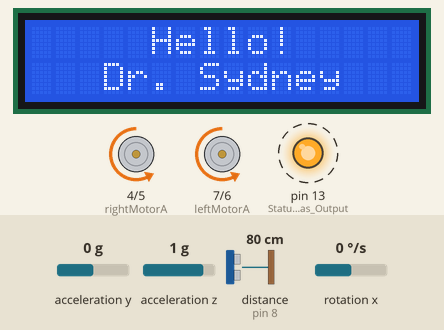
A sketch run on a simulated Arduino Uno, built with avr-gcc and run on an emulated ATmega328P. On the bench: 16×2 character LCD, motor-driver pin pairs drawn as motors (green arrow = first pin HIGH = forward, orange = second pin HIGH = backward, longer = more drive), output pins drawn as LEDs (lit = HIGH). Dashed ring = blinking. The inputs (shaded band) are chosen by the test bench; at power-on: acceleration y 0 g, distance to the obstacle (sensor on pin 8) 80 cm, rotation x 0 °/s, acceleration z 1 g. The echo pulse lasts 58.3 µs per cm.

Above: at 1.2 s.
1.3 s: acceleration y set to 0.8 g
At 1.7 s:
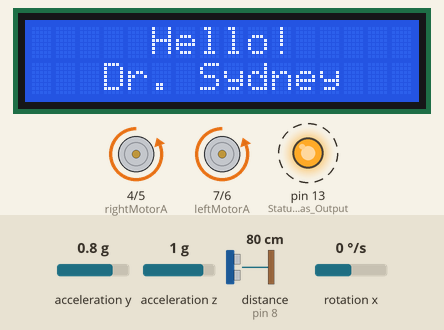
3.9 s: distance to the obstacle (sensor on pin 8) set to 71 cm
5.4 s: rotation x set to -100 °/s
At 7.8 s:
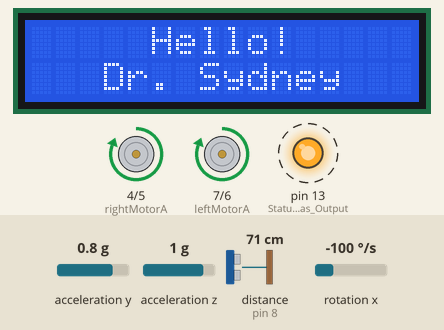
8.4 s: acceleration z set to -1.4 g
At 10.7 s:
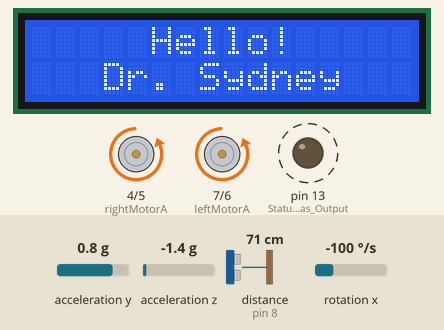
11.4 s: distance to the obstacle (sensor on pin 8) set to 4 cm
At 11.79 s:
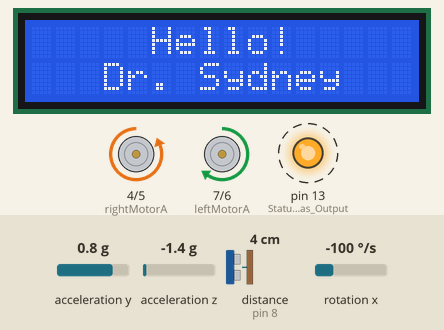
13.6 s: distance to the obstacle (sensor on pin 8) set to 120 cm
Timing chart, 0 to 17.3 s (numbered marks = the images above; inputs shaded):
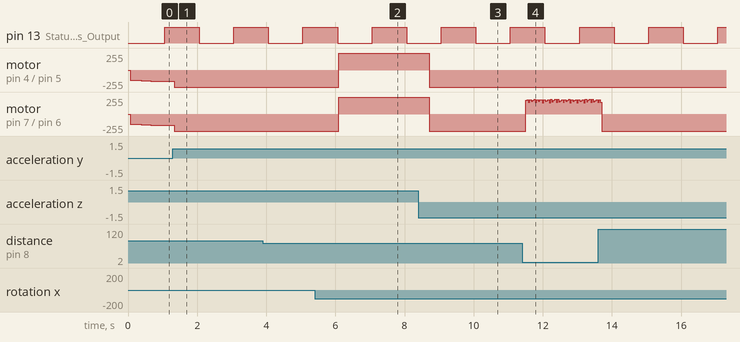

The sketch:

self_balancing_robot.ino
```cpp
                    //         EE503 Course Project           //
                    //    CODE DEVELOPED BY HEMANT KURUVA     //
                    //               20077636                 //
                    //                                        //


#include "Wire.h"
#include "math.h"
#include "I2Cdev.h"
#include "MPU6050.h"
#include <NewPing.h>
#include <LiquidCrystal.h>

const int rs = 27, en = 26, d4 = 25, d5 = 24, d6 = 23, d7 = 22;
LiquidCrystal lcd(rs, en, d4, d5, d6, d7);

#define leftMotorB   6
#define leftMotorA   7
#define rightMotorB  5
#define rightMotorA  4

#define TRIGGER_PIN 9
#define ECHO_PIN 8
#define MAX_DISTANCE 75

#define Kp  60
#define Kd  0.1
#define Ki  10
#define sampleTime  0.005
#define targetAngle -2.5

MPU6050 mpu;
NewPing sonar(TRIGGER_PIN, ECHO_PIN, MAX_DISTANCE);

int16_t acceleroY, acceleroZ, gyroX;
volatile int motorPower, gyroRate;
volatile float accAngle, gyroAngle, currentAngle, prevAngle=0, error, prevError=0, errorSum=0;
volatile byte count=0;
int distanceCm;

void setMotors(int leftMotorSpeed, int rightMotorSpeed) {
  if(leftMotorSpeed >= 0) {
    analogWrite(leftMotorB, leftMotorSpeed);
    digitalWrite(leftMotorA, LOW);
  }
  else {
    /////Direction Reversal
    analogWrite(leftMotorB, 255 + leftMotorSpeed);
    digitalWrite(leftMotorA, HIGH);
  }
  if(rightMotorSpeed >= 0) {
    analogWrite(rightMotorB, rightMotorSpeed);
    digitalWrite(rightMotorA, LOW);
  }
  else {
    /////Direction Reversal
    analogWrite(rightMotorB, 255 + rightMotorSpeed);
    digitalWrite(rightMotorA, HIGH);
  }
}


/////INITIALIZING PID CONTROLLER/////

void init_PID() {
  // initialize Timer1
  cli();          // Disabling the global interrupts
  TCCR1A = 0;     // Setting the Timer/Counter Control Register A to 0
  TCCR1B = 0;     // Setting the Timer/Counter Control Register B to 0
  // Setting Compare Match Register to set sample time 5ms
  OCR1A = 9999;
  // Turn on CTC mode (Clear Timer on Compare mode)
  TCCR1B |= (1 << WGM12);
  // Set CS11 bit for prescaling by 8
  TCCR1B |= (1 << CS11);
  // Enable timer compare interrupt
  TIMSK1 |= (1 << OCIE1A);
  sei();          // Enabling global interrupts
}

void setup() {

  /////INITIALIZING THE LCD DISPLAY/////
  lcd.begin(16, 2);
  lcd.setCursor(0,0);
  lcd.print("     Hello!     ");
  lcd.setCursor(0,1);
  lcd.print("   Dr. Sydney   ");

  // SETTING THE MOTOR PINS TO OUTPUT MODE/////
  pinMode(leftMotorB, OUTPUT);
  pinMode(leftMotorA, OUTPUT);
  pinMode(rightMotorB, OUTPUT);
  pinMode(rightMotorA, OUTPUT);


  pinMode(13, OUTPUT); // Status LED as Output


  /////INITIALIZING THE MPU6050 AND SETTING THE OFFSET VALUES
  /////Found out these offset values from trial and error

  mpu.initialize();
  mpu.setYAccelOffset(-630);
  mpu.setZAccelOffset(518);
  mpu.setXGyroOffset(23);
  init_PID(); // Initializing the PID sampling loop
}

void loop() {
  // Reading the acceleration and gyroscope values
  acceleroY = mpu.getAccelerationY();
  acceleroZ = mpu.getAccelerationZ();
  gyroX = mpu.getRotationX();
  motorPower = constrain(motorPower, -255, 255); // Setting the motor power after constraining it
  setMotors(motorPower, motorPower);
  // Measure distance every 100 milliseconds
  if((count%20) == 0){
    distanceCm = sonar.ping_cm();
  }
  if((distanceCm < 20) && (distanceCm != 0)) {
    setMotors(-motorPower, motorPower); //Changing the direction of the robot due to the obstacle
  }
}


// The ISR will be called every 5 milliseconds
ISR(TIMER1_COMPA_vect)
{
  // Calculate the angle of inclination
  accAngle = atan2(acceleroY, acceleroZ)*RAD_TO_DEG; //From the mathematical equation
  gyroRate = map(gyroX, -32768, 32767, -250, 250);
  gyroAngle = (float)gyroRate*sampleTime;
  currentAngle = 0.9934*(prevAngle + gyroAngle) + 0.0066*(accAngle); //Estimation of the current angle

  error = currentAngle - targetAngle;
  errorSum = errorSum + error;
  errorSum = constrain(errorSum, -300, 300);
  //Calculating the PID Controller output by using the Kp, Ki, Kd values
  motorPower = Kp*(error) + Ki*(errorSum)*sampleTime - Kd*(currentAngle-prevAngle)/sampleTime;
  prevAngle = currentAngle;
  count++;

  if(count == 200)  {
    count = 0;
    digitalWrite(13, !digitalRead(13)); // Toggling the LED on pin13 every second
  }
}
```

Measured:
- after the input at 1.3 s, motor on pin 4 (rightMotorA) / pin 5 (rightMotorB), motor on pin 7 (leftMotorA) / pin 6 (leftMotorB): backward 165/255 → backward 255/255 at once
- after the input at 5.4 s, motor on pin 4 (rightMotorA) / pin 5 (rightMotorB), motor on pin 7 (leftMotorA) / pin 6 (leftMotorB): backward 255/255 → forward 255/255 after 0.70 s
- after the input at 8.4 s, motor on pin 4 (rightMotorA) / pin 5 (rightMotorB), motor on pin 7 (leftMotorA) / pin 6 (leftMotorB): forward 255/255 → backward 255/255 after 0.31 s
- by itself, pin 13 (Status_LED_as_Output): alternates HIGH for 1.0 s and LOW for 1.0 s
